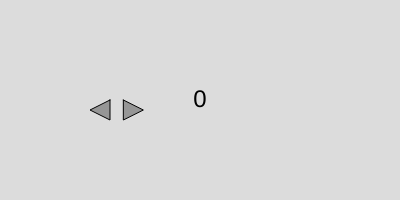
Frame 1 (no input)
Frame 60 (no input): identical to frame 1, image omitted
Frame 120 (the mouse pressed at the canvas centre since frame 60): identical to frame 1, image omitted

The p5.js sketch that drew this single still picture (run headless with seeded random() and noise() and a simulated clock; from frame 60 on, the mouse is pressed at the canvas centre):

// p5.js sketch
// ── sketch.js
let variableValue = 0;
let buttonWidth = 20;
let buttonHeight = 20;
let buttonMargin = 20;

function setup() {
  createCanvas(400, 200);
  
  // Set up the "increase" button
  increaseButton = new TriangularButton(width / 3 - buttonWidth / 2, height / 2, buttonWidth, buttonHeight, "increase");

  // Set up the "decrease" button
  decreaseButton = new TriangularButton(width / 4 - buttonWidth / 2, height / 2, buttonWidth, buttonHeight, "decrease");
}

function draw() {
  background(220);
  
  // Display the current value of the variable
  fill(0);
  textSize(24);
  textAlign(CENTER, CENTER);
  text(variableValue, width / 2, height / 2);
  
  // Display the buttons
  increaseButton.display();
  decreaseButton.display();
}

function mousePressed() {
  // Check if the increase button was clicked
  if (increaseButton.clicked(mouseX, mouseY)) {
    variableValue++;
  }
  
  // Check if the decrease button was clicked
  if (decreaseButton.clicked(mouseX, mouseY)) {
    variableValue--;
  }
}

class TriangularButton {
  constructor(x, y, w, h, type) {
    this.x = x;
    this.y = y;
    this.w = w;
    this.h = h;
    this.type = type;
  }
  
  display() {
    fill(150);
    beginShape();
    if (this.type === "increase") {
      vertex(this.x, this.y);
      vertex(this.x + this.w, this.y + this.h / 2);
      vertex(this.x, this.y + this.h);
    } else if (this.type === "decrease") {
      vertex(this.x + this.w, this.y);
      vertex(this.x, this.y + this.h / 2);
      vertex(this.x + this.w, this.y + this.h);
    }
    endShape(CLOSE);
  }
  
  clicked(mx, my) {
    return mx > this.x && mx < this.x + this.w && my > this.y && my < this.y + this.h;
  }
}

// 
